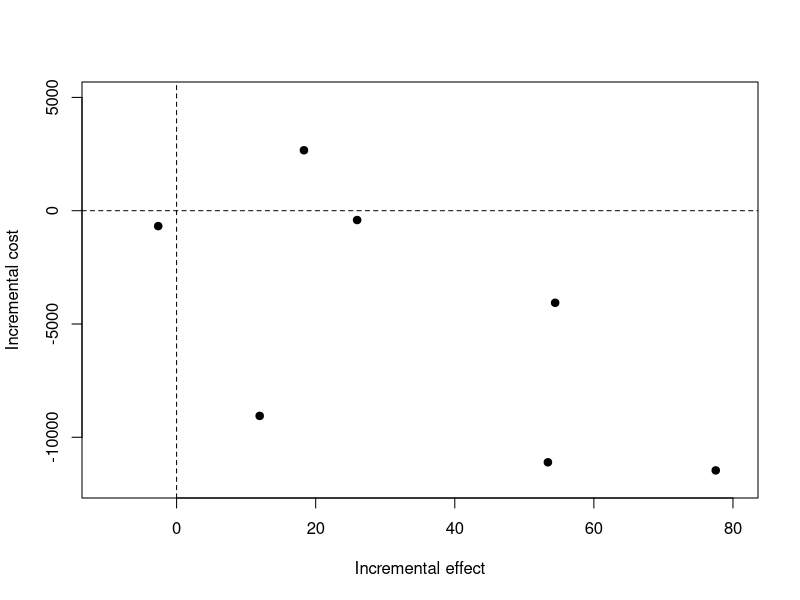
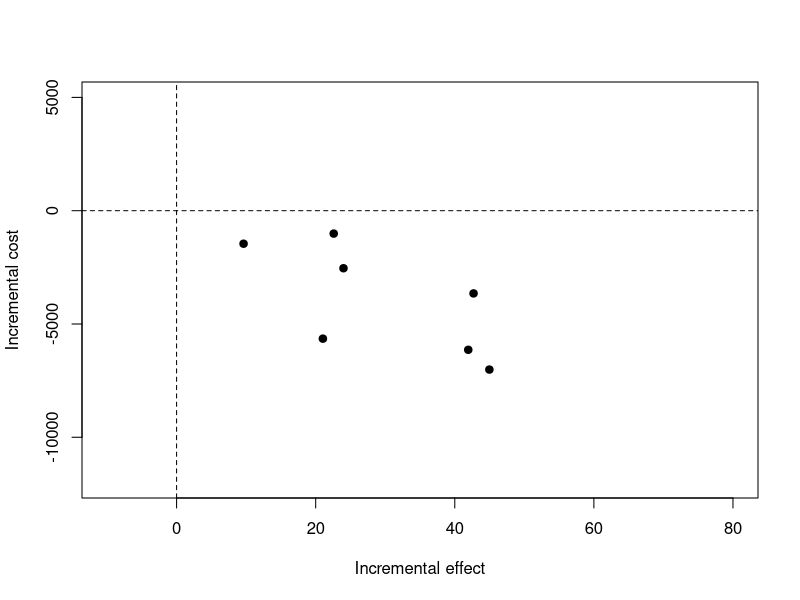
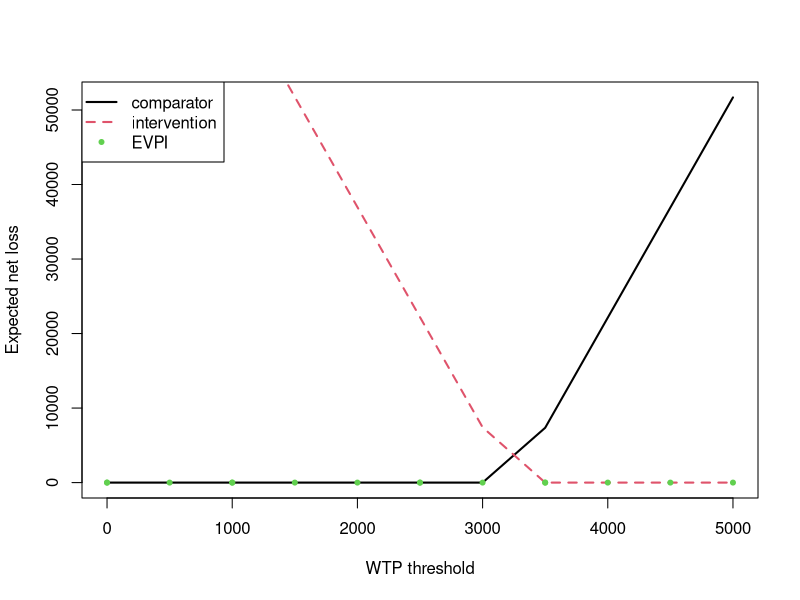
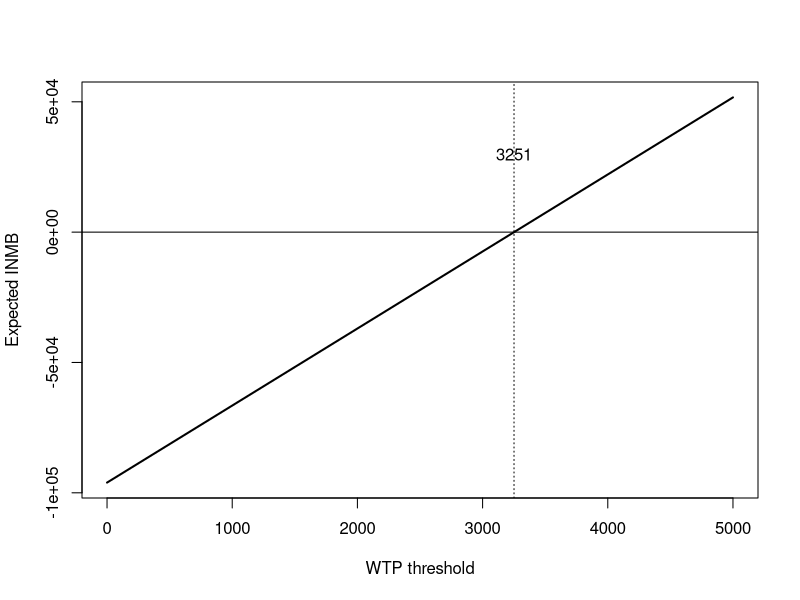
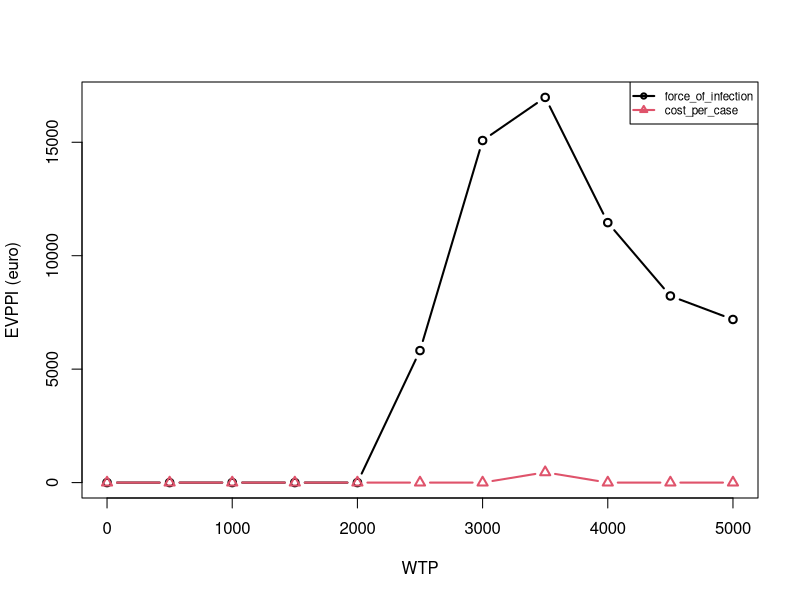

Write the R code that produced these figures, in order.
## ---- chunk 1
set.seed(2020)

knitr::opts_chunk$set(fig.cap='', fig.align="center", message=FALSE, warning=FALSE, fig.height = 6, fig.width = 10)
## ---- chunk 2
sample_gamma = function(nsamples, mean, se){
  rgamma(nsamples, shape = mean^2 / se^2, rate = mean / se^2)
}

sample_beta_event = function(nsamples, events, sample_size){
  return(rbeta(nsamples, shape1 = events, shape2 = sample_size - events))
}

## ---- chunk 3

# set number of samples to include in the uncertainty analysis
nsamples = 7

# population details
targetgroup     = 10000 		# people>65 years

# force of infection
foi_mean        = 4   # cases
foi_sample_size = 60  # trial population

# cost per case
cost_mean = 10 # euro
cost_se   = 5  # euro

# program details
uptake_program          = 0.80
vaccine_efficacy        = 0.6
vaccine_price_per_dose  = 0 # euro

# QALY
QALYloss_case = 0.082

## ---- chunk 4

# set the random-number-generator seed to get exactly the same results each time you run the code
set.seed(345698) 

# comparator
force_of_infection   = sample_beta_event(nsamples,foi_mean,foi_sample_size)  
cost_per_case        = sample_gamma(nsamples, cost_mean, cost_se) 	  # euro
comp_infections      = force_of_infection * targetgroup
comp_QALY_loss       = comp_infections * QALYloss_case
comp_total_cost      = comp_infections * cost_per_case

# intervention
force_of_infection   = sample_beta_event(nsamples,foi_mean,foi_sample_size)  
cost_per_case        = sample_gamma(nsamples, cost_mean, cost_se) 	  # euro
interv_infections    = force_of_infection * targetgroup * (1 - vaccine_efficacy * uptake_program)
interv_QALY_loss     = interv_infections * QALYloss_case
interv_total_cost    = interv_infections * cost_per_case + (targetgroup * vaccine_price_per_dose * uptake_program)

# calculate incremental cost and effect
incr_QALY_gain = comp_QALY_loss - interv_QALY_loss
incr_cost =  interv_total_cost - comp_total_cost

# plot CE-plane
plot(x = incr_QALY_gain, y = incr_cost, xlim = c(-10,80), ylim = c(-12e3,5e3), 
        xlab = 'Incremental effect', ylab = 'Incremental cost', pch = 19)
abline(h=0,lty=2)
abline(v=0,lty=2)

# show table
data_out = data.frame(sample = 1:nsamples,
                      comp_total_cost = comp_total_cost,
                      interv_total_cost = interv_total_cost,
                      incr_cost = incr_cost,
                      comp_QALY_loss = comp_QALY_loss,
                      interv_QALY_loss = interv_QALY_loss,
                      incr_QALY_gain = incr_QALY_gain)

# print table
knitr::kable(round(data_out), caption = "Summary Table of Costs and QALY Values")
           
## ---- chunk 5

# check "baseline" infections

# Calculate baseline number of infections in program
###interv_infections = force_of_infection * targetgroup * (1 - vaccine_efficacy * uptake_program)
interv_infections_baseline = interv_infections / (1 - vaccine_efficacy * uptake_program)

# calculate difference for "current practice"
diff_current_practice = interv_infections_baseline - comp_infections 

# calculate difference with program in place
incr_infections_program =  interv_infections - comp_infections

data_out = data.frame(sample = 1:nsamples,
                      comp_infections = comp_infections,
                      interv_infections_baseline = interv_infections_baseline,
                      diff_current_practice = diff_current_practice,
                      interv_infections = interv_infections,
                      incr_infections_program = incr_infections_program
                       )

# print table
knitr::kable(round(data_out), caption = "Summary Table of Infections and QALY Values")
## ---- chunk 6

# set the random-number-generator seed to get exactly the same results each time you run the code
set.seed(345698) 

# comparator
force_of_infection   = sample_beta_event(nsamples,foi_mean,foi_sample_size)  
cost_per_case        = sample_gamma(nsamples, cost_mean, cost_se) 	  # euro
comp_infections      = force_of_infection * targetgroup
comp_QALY_loss       = comp_infections * QALYloss_case
comp_total_cost      = comp_infections * cost_per_case

# intervention
####force_of_infection   = sample_beta_event(nsamples,foi_mean,foi_sample_size)  
####cost_per_case        = sample_gamma(nsamples, cost_mean, cost_se) 	  # euro
interv_infections    = comp_infections * (1 - vaccine_efficacy * uptake_program)
interv_QALY_loss     = interv_infections * QALYloss_case
interv_total_cost    = interv_infections * cost_per_case + (targetgroup * vaccine_price_per_dose * uptake_program)

# calculate incremental cost and effect
incr_QALY_gain = comp_QALY_loss - interv_QALY_loss
incr_cost =  interv_total_cost - comp_total_cost

# plot CE-plane
plot(incr_QALY_gain,incr_cost, xlim = c(-10,80), ylim = c(-12e3,5e3), 
        xlab = 'Incremental effect', ylab = 'Incremental cost', pch = 19)
abline(h=0,lty=2)
abline(v=0,lty=2)

# show table
data_out = data.frame(sample = 1:nsamples,
                      comp_total_cost = comp_total_cost,
                      interv_total_cost = interv_total_cost,
                      incr_cost = incr_cost,
                      comp_QALY_loss = comp_QALY_loss,
                      interv_QALY_loss = interv_QALY_loss,
                      incr_QALY_gain = incr_QALY_gain)

# print table
knitr::kable(round(data_out), caption = "Summary Table of Costs and QALY Values")
           
## ---- chunk 7

# adjust program cost
incr_cost_adj = incr_cost + 100000

# set WTP threshold
k = 5000

inmb_sample = (incr_QALY_gain * k) - incr_cost_adj
inmb_pos    = as.numeric(inmb_sample > 0)

# show table
data_out = data.frame(sample = 1:nsamples,
                      incr_cost_adj = incr_cost_adj,
                      incr_QALY_gain = incr_QALY_gain,
                      inmb_sample = inmb_sample,
                      inmb_pos = inmb_pos)


# print table
knitr::kable(round(data_out), caption = "Summary Table per Sample (k = 5000)")

# summary statistics
inmb_mean    = mean(incr_QALY_gain * k) - mean(incr_cost_adj)
inmb_mean2   = mean(inmb_sample)
icer         = mean(incr_cost_adj) / mean(incr_QALY_gain)

# show table
data_out = data.frame(inmb_mean = inmb_mean,
                      inmb_mean2 = inmb_mean2,
                      inmb_pos = sum(inmb_pos) / length(inmb_pos),
                      icer = icer)

# print table
knitr::kable(data_out, caption = "Summary Table (k = 5000)")

## ---- chunk 8

# adjust program cost
incr_cost_adj = incr_cost + 100000

# set WTP threshold
k = 3500

inmb_sample = (incr_QALY_gain * k) - incr_cost_adj
inmb_pos    = as.numeric(inmb_sample > 0)

# show table
data_out = data.frame(sample = 1:nsamples,
                      incr_cost_adj = incr_cost_adj,
                      incr_QALY_gain = incr_QALY_gain,
                      inmb_sample = inmb_sample,
                      inmb_pos = inmb_pos)


# print table
knitr::kable(round(data_out), caption = "Summary Table per Sample (k = 3500)")


# summary statistics
inmb_mean = mean(incr_QALY_gain * k) - mean(incr_cost_adj)
icer      = mean(incr_cost_adj) / mean(incr_QALY_gain)

# show table
data_out = data.frame(inmb_mean = inmb_mean,
                      inmb_pos = sum(inmb_pos) / length(inmb_pos),
                      icer = icer)

# print table
knitr::kable(data_out, caption = "Summary Table (k = 3500)")

## ---- chunk 9

# adjust program cost
incr_cost_adj = incr_cost + 100000

# set WTP threshold
k = seq(0,5000,500)

inmb_wtp = mean(incr_QALY_gain) * k - mean(incr_cost_adj)
inmb_pos = as.numeric(inmb_wtp > 0)

net_loss_comparator = (inmb_pos == TRUE) * inmb_wtp
net_loss_intervention = (inmb_pos == FALSE) * -inmb_wtp

# show table
data_out = data.frame(k = k,
                      inmb_wtp = inmb_wtp,
                      inmb_pos = inmb_pos,
                      net_loss_comparator = net_loss_comparator,
                      net_loss_intervention = net_loss_intervention)


# print table
knitr::kable(round(data_out), caption = "Summary Table Net Loss")

# Plot Net Loss
plot(k, net_loss_comparator, type = 'l', xlab = 'WTP threshold', ylab = 'Expected net loss', lwd=2)
lines(k, net_loss_intervention, xlab = 'WTP threshold', ylab = 'Expected net loss', col =  2, lty=2, lwd = 2)

# PLOT EVPI
evpi <- apply(cbind(net_loss_comparator,net_loss_intervention),1,min)

#plot subset
subs <- seq(1,length(evpi),length=15)
points(k[subs],evpi[subs],pch=20,col=3)

# add legend
legend('topleft',
       c('comparator',
       'intervention',
       'EVPI'),
       col=1:3,
       lwd=c(2,2,NA),
       pch=c(NA,NA,20),
       lty=1:2)

## ---- chunk 10
# Plot INMB
plot(k, inmb_wtp, type = 'l', xlab = 'WTP threshold', ylab = 'Expected INMB', lwd=2)
abline(h=0)
abline(v=icer, lty=3)
text(x = icer, y = 3e4, labels = round(icer))

## ---- chunk 11

# load package for GAM
library(mgcv)

# specify WTP
opt_wtp <- seq(0,5000,500)
num_wtp <- length(opt_wtp)

# combine input parameters with uncertainty
model_param = data.frame(force_of_infection= force_of_infection,
                         cost_per_case = cost_per_case)

# specify the number parameter values
num_param <- ncol(model_param)

# initiate matrix to store EVPPI values
evppi <- matrix(0,num_wtp,num_param)  

# run over all WTP levels
for(j in 1:length(opt_wtp)){
  
  # set WTP threshold
  k = opt_wtp[j]
  
  # calculate INMB
  inmb_sample = (incr_QALY_gain * k) - incr_cost_adj
  
  # approximate NL for each parameter value
  for(i in 1:num_param){
    
    model     = gam(inmb_sample ~ model_param[,i])
    g.hat_new = model$fitted

    perfect.info  <- mean(pmax(g.hat_new,0))
    baseline      <- pmax(mean(g.hat_new),0)
    
    ## estimate EVPPI 
    evppi[j,i]  <- round(perfect.info - baseline, digits=4) 
  }
}  

# add column names
colnames(evppi) <- colnames(model_param)


data.frame(inmb_sample = inmb_sample,
          model_param = model_param[,i],
          g.hat_new = g.hat_new)

## ---- chunk 12


# start with empty plot, and add EVPPI one by one
plot(range(opt_wtp),range(evppi),col=0, xlab = "WTP",ylab="EVPPI (euro)")
for(i in 1:ncol(evppi)){
  lines(opt_wtp,evppi[,i],type='b',lwd=2,col=i,pch=i)
}
legend('topright',
       colnames(model_param),
       col=1:num_param,
       pch=1:num_param,
       lwd=2,
       cex=0.7)

## ---- chunk 13
vaccine_price_per_dose <- 12.5

# select one WTP
k = 2500

evvpi_vector <- vector(length=nsamples)  # program vs doing nothing

for(i in 1:nsamples){

# let's say cost_per_case is known
cost_per_case_fixed <- cost_per_case[i]

# account for uncertainty in force of infection...

# comparator
comp_infections      = force_of_infection * targetgroup
comp_QALY_loss       = comp_infections * QALYloss_case
comp_total_cost      = comp_infections * cost_per_case_fixed

# intervention
interv_infections    = comp_infections * (1 - vaccine_efficacy * uptake_program)
interv_QALY_loss     = interv_infections * QALYloss_case
interv_total_cost    = interv_infections * cost_per_case_fixed + (targetgroup * vaccine_price_per_dose * uptake_program)

# calculate incremental cost and effect
incr_QALY_gain = comp_QALY_loss - interv_QALY_loss
incr_cost =  interv_total_cost - comp_total_cost

# calculate inmb
inmb_sample = (incr_QALY_gain * k) - incr_cost

perfect.info  <- mean(pmax(inmb_sample,0)) # select best options
baseline      <- pmax(mean(inmb_sample),0) # mean

## estimate EVPPI 
evvpi_vector[i]  <- round(perfect.info - baseline, digits=4) 
}

mean(evvpi_vector)

cbind(opt_wtp,evppi)

